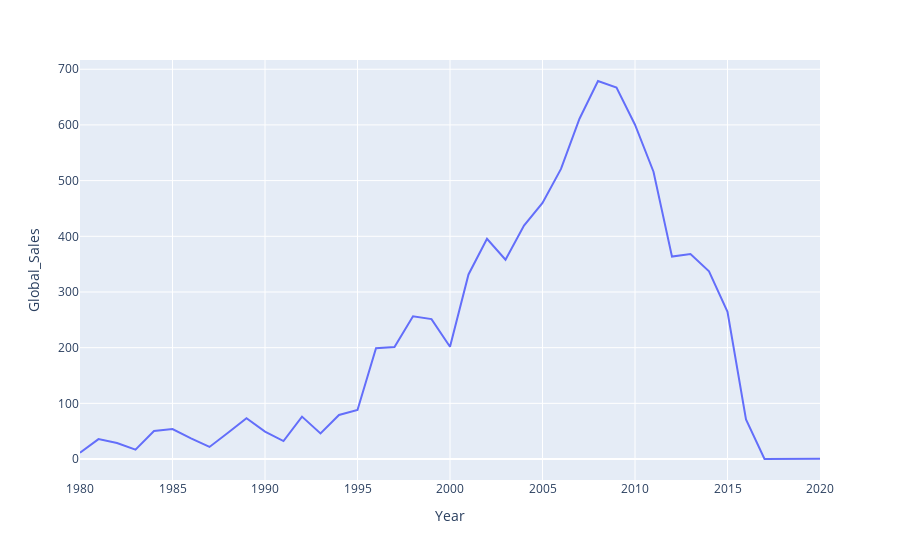

Here is the notebook cell this chart was saved with:
### Code cell
# create a line plot
px.line(df_grouped_year, x="Year", y="Global_Sales")

### Figure 1 — Plotly figure (JSON) as saved in the notebook; plotly's stock layout.template omitted (floating-point values rounded to 4 significant figures)
{"data": [{"hovertemplate": "Year=%{x}<br>Global_Sales=%{y}<extra></extra>", "legendgroup": "", "line": {"color": "#636efa", "dash": "solid"}, "marker": {"symbol": "circle"}, "mode": "lines", "name": "", "orientation": "v", "showlegend": false, "type": "scatter", "x": [1980, 1981, 1982, 1983, 1984, 1985, 1986, 1987, 1988, 1989, 1990, 1991, 1992, 1993, 1994, 1995, 1996, 1997, 1998, 1999, 2000, 2001, 2002, 2003, 2004, 2005, 2006, 2007, 2008, 2009, 2010, 2011, 2012, 2013, 2014, 2015, 2016, 2017, 2020], "xaxis": "x", "y": [11.38, 35.77, 28.86, 16.79, 50.36, 53.94, 37.07, 21.74, 47.22, 73.45, 49.39, 32.23, 76.16, 45.98, 79.17, 88.11, 199.1, 201.0, 256.5, 251.3, 201.6, 331.5, 395.5, 357.8, 419.3, 459.9, 521.0, 611.1, 678.9, 667.3, 600.4, 516.0, 363.5, 368.1, 337.0, 264.4, 70.93, 0.05, 0.29], "yaxis": "y"}], "layout": {"legend": {"tracegroupgap": 0}, "margin": {"t": 60}, "xaxis": {"anchor": "y", "domain": [0, 1], "title": {"text": "Year"}}, "yaxis": {"anchor": "x", "domain": [0, 1], "title": {"text": "Global_Sales"}}}}
